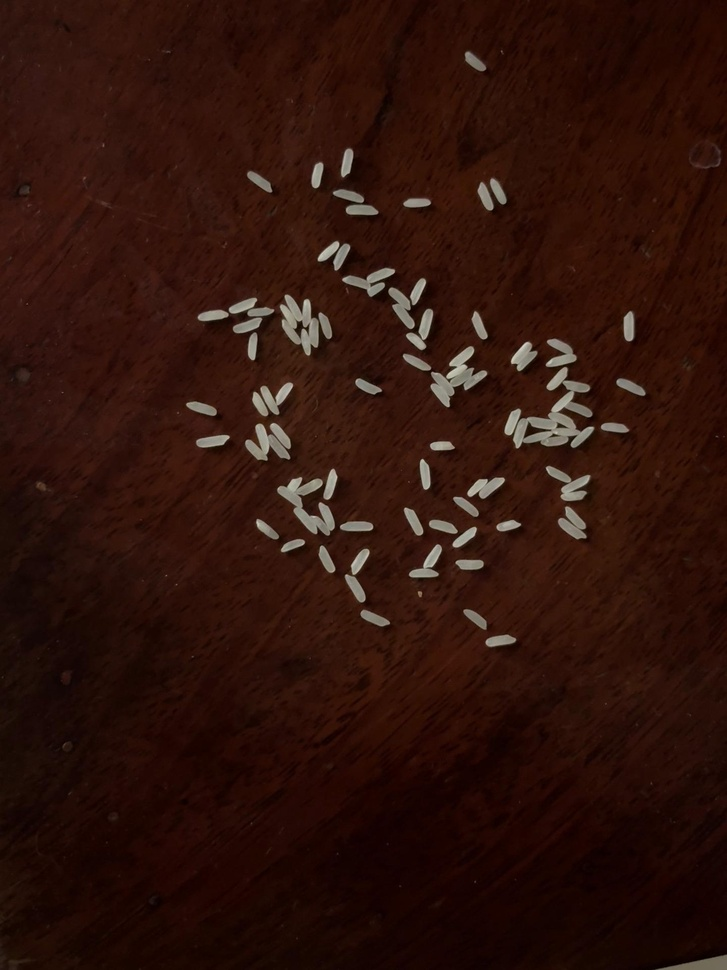
#> input picture Rice thay nhu 3 - auto label.v1i.yolov11/train/images/IMG_0488_MOV-0002_jpg_jpg.rf.4d17fe3ea67c6ca48d291f88252008b5.jpg, 727 x 970 px, shrunk from 1440 x 1920 before the run, found by its file name
$ python test_step3_fetures_boxes_V3.py
#> lines starting #> are read from the running program, lines starting #| are printed output that depends on the picture; after the words box and inside, x2 and y2 are one past the last pixel; in counts of white or black regions, pixels touching at a corner belong together
import cv2
import numpy as np
import os
import glob

# 1. Đọc ảnh
img_path = r"F:\AAA\Image\Project\Rice thay nhu 3 - auto label.v1i.yolov11\train\images\IMG_0488_MOV-0002_jpg_jpg.rf.4d17fe3ea67c6ca48d291f88252008b5.jpg"
src_bgr = cv2.imread(img_path)
#> src_bgr is the input picture: shape (970, 727, 3); mean B, G, R 11.1, 18.9, 46.5
gray = cv2.cvtColor(src_bgr, cv2.COLOR_BGR2GRAY)
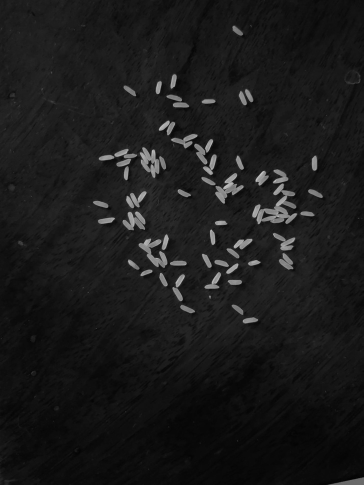
#> gray: shape (970, 727) (shown at 1/2 size); min 2, max 207, mean 26.3

# 2. Otsu thuần túy + Morphological Opening khử nhiễu
_, thresh = cv2.threshold(gray, 0, 255, cv2.THRESH_BINARY + cv2.THRESH_OTSU)
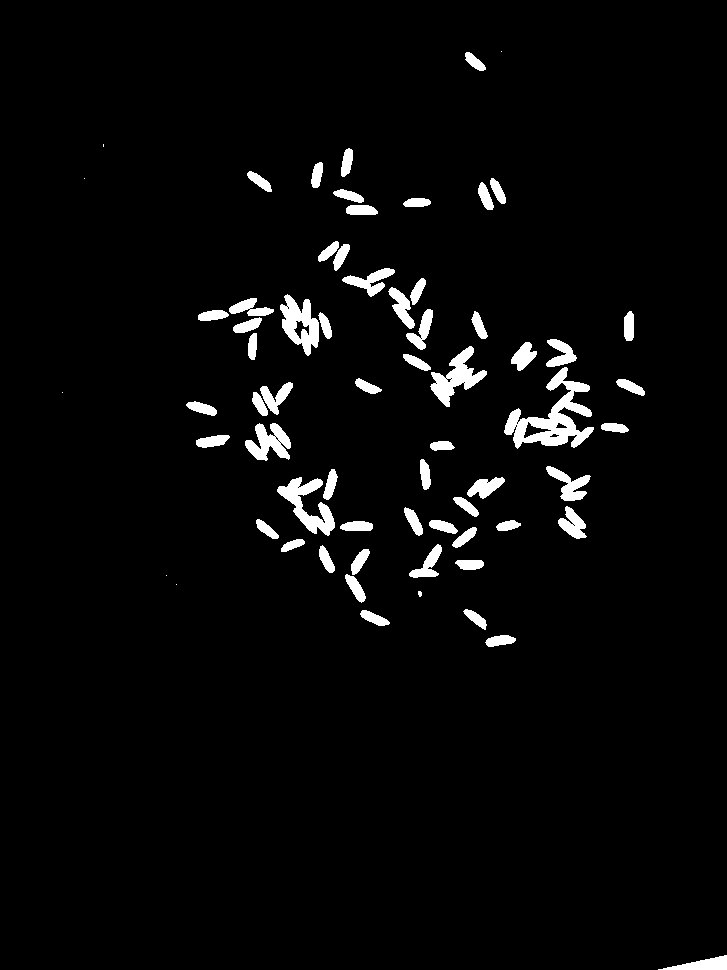
#> thresh: shape (970, 727); 3.4% white; 67 white regions (6 under 20 px), largest, box (x1, y1, x2, y2) and area: (504, 367, 594, 449) 2769, (277, 477, 335, 536) 1368, (430, 346, 487, 407) 1319
clean_kernel = cv2.getStructuringElement(cv2.MORPH_RECT, (3, 3))
opening = cv2.morphologyEx(thresh, cv2.MORPH_OPEN, clean_kernel, iterations=1)
#> opening: shape (970, 727); 3.4% white; 61 white regions (1 under 20 px), largest, box (x1, y1, x2, y2) and area: (504, 367, 594, 448) 2762, (277, 477, 335, 535) 1359, (431, 346, 487, 407) 1312

# 3. Watershed tách hạt sơ bộ
sure_bg = cv2.dilate(opening, clean_kernel, iterations=3)
#> sure_bg: shape (970, 727); 6.6% white; 38 white regions, largest, box (x1, y1, x2, y2) and area: (340, 265, 490, 410) 6263, (501, 336, 597, 451) 5653, (195, 292, 335, 363) 4822
dist_transform = cv2.distanceTransform(opening, cv2.DIST_L2, 5)

# Tối ưu 1: Kernel 25x25 bao phủ trọn vẹn thân hạt gạo dài
dist_smooth = cv2.GaussianBlur(dist_transform, (11, 11), 0)
dist_kernel = cv2.getStructuringElement(cv2.MORPH_ELLIPSE, (25, 25))
dist_dilated = cv2.dilate(dist_smooth, dist_kernel)

local_peaks = (dist_smooth == dist_dilated) & (dist_smooth > 4.0)
#> local_peaks: shape (970, 727) bool; 0% white in thin lines or dots, all inside (x1, y1, x2, y2) = (266, 314, 727, 970)
sure_fg = np.uint8(local_peaks * 255)

unknown = cv2.subtract(sure_bg, sure_fg)
#> unknown: shape (970, 727); 6.6% white; 38 white regions, largest, box (x1, y1, x2, y2) and area: (340, 265, 490, 410) 6261, (501, 336, 597, 451) 5651, (195, 292, 335, 363) 4820
_, markers = cv2.connectedComponents(sure_fg)
#> markers: shape (970, 727) int32; 15 distinct labels, from 0 to 14
markers = markers + 1
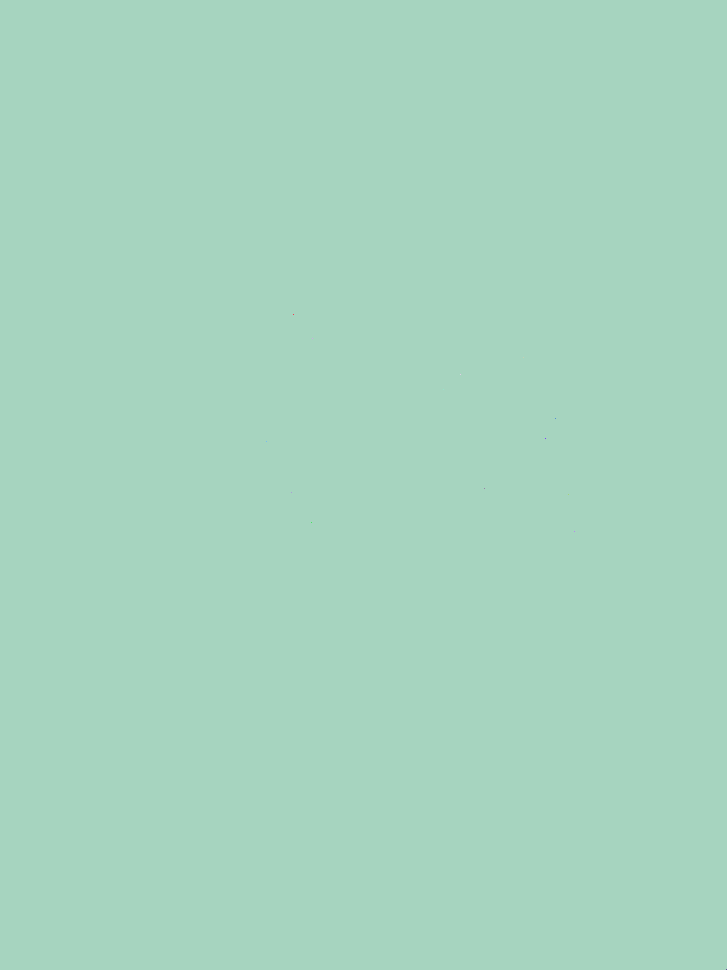
#> markers: shape (970, 727) int32; 15 distinct labels, from 1 to 15; one colour per label, 0 black
markers[unknown == 255] = 0
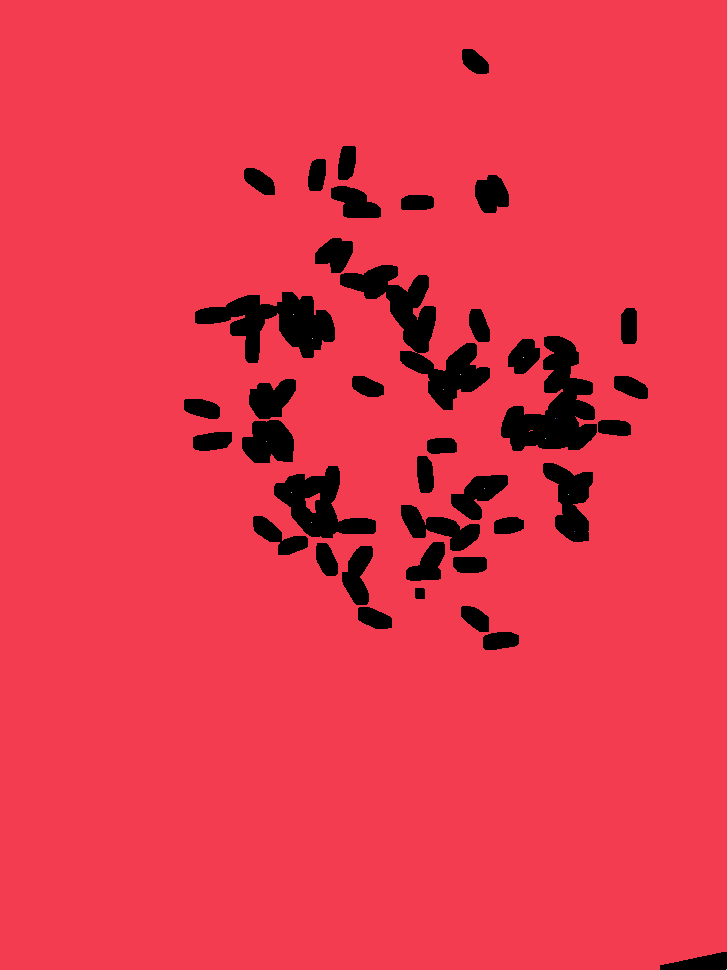
#> markers: shape (970, 727) int32; 16 distinct labels, from 0 to 15; one colour per label, 0 black

markers = cv2.watershed(src_bgr, markers)
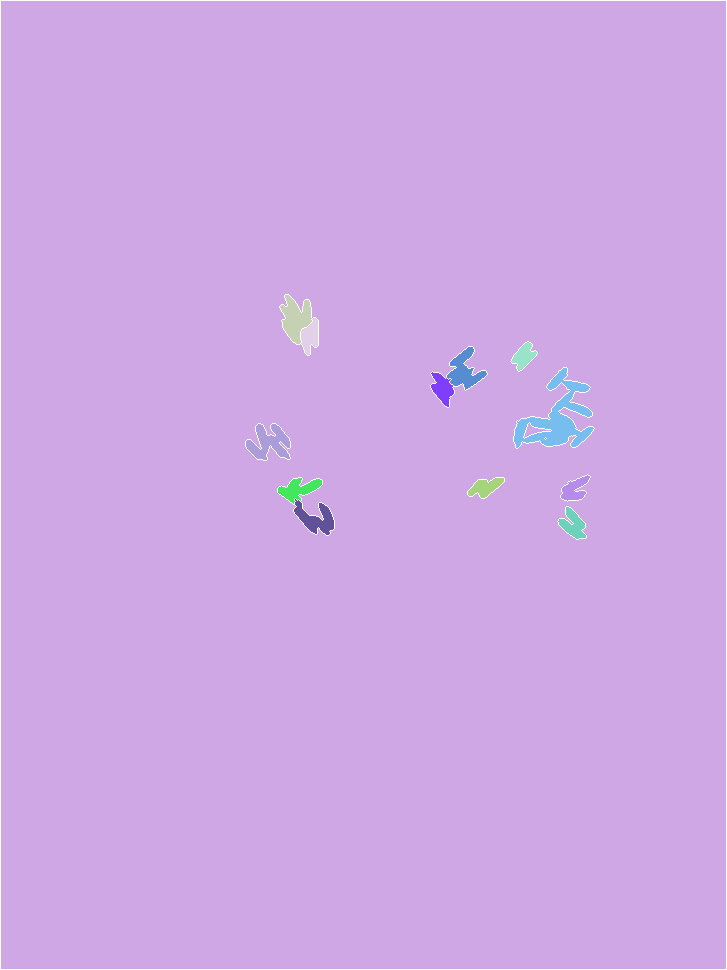
#> markers: shape (970, 727) int32; 15 distinct labels, from -1 to 14; one colour per label, 0 black, -1 white

# ==========================================================
# 4. TRÍCH XUẤT CÁC HỘP BAN ĐẦU
# ==========================================================
raw_boxes = []
for lbl in np.unique(markers):
    if lbl <= 1:
        continue
    grain_mask = np.uint8(markers == lbl) * 255
    contours, _ = cv2.findContours(grain_mask, cv2.RETR_EXTERNAL, cv2.CHAIN_APPROX_SIMPLE)
    if not contours:
        continue
    cnt = contours[0]
    area = cv2.contourArea(cnt)
    if area < 50: # Bỏ qua nhiễu
        continue

    rect = cv2.minAreaRect(cnt)
    x, y, w, h = cv2.boundingRect(cnt)
    raw_boxes.append({'area': area, 'rect': rect, 'bbox': [x, y, w, h]})
#> this loop made 15 passes
#> (area, rect, x, y, w, h) on passes 3 to 8: (798, ((296.1, 318.6), (29.88, 49.07), -5.19), 280, 295, 32, 49), (365.5, ((309, 336), (36, 16), -90), 301, 318, 17, 37), (333, ((523.3, 355.8), (27.58, 15.56), -45), 511, 342, 26, 29), (681.5, ((465, 369.9), (38.6, 33), -36.87), 447, 347, 40, 43), (408, ((442, 389), (34, 22), -90), 431, 372, 23, 35), (2296.5, ((558.1, 421.5), (93.05, 63.85), -50.33), 514, 368, 80, 80)
#> grain_mask: shape (970, 727); 0.06% white; 1 white region, box (x1, y1, x2, y2) and area: (558, 507, 586, 539) 456
#> after the loop, raw_boxes = 12 items

# ==========================================================
# 5. TỐI ƯU 2: NON-MAXIMUM SUPPRESSION (LỌC HỘP ĐỎ LỌT LÒNG)
# ==========================================================
keep = [True] * len(raw_boxes)
#> keep = [True, True, True, True, True, True, True, True, True, True, True, True]
for i in range(len(raw_boxes)):
    if not keep[i]:
        continue
    b1 = raw_boxes[i]['bbox']
    for j in range(len(raw_boxes)):
        if i == j or not keep[j]:
            continue
        b2 = raw_boxes[j]['bbox']
        # Tính phần giao nhau giữa 2 hộp
        xi1 = max(b1[0], b2[0])
        yi1 = max(b1[1], b2[1])
        xi2 = min(b1[0] + b1[2], b2[0] + b2[2])
        yi2 = min(b1[1] + b1[3], b2[1] + b2[3])
        if xi2 > xi1 and yi2 > yi1:
            inter_area = (xi2 - xi1) * (yi2 - yi1)
            area_j = b2[2] * b2[3]
            # Nếu hộp j nằm lọt thỏm > 50% trong hộp i và có diện tích bé hơn -> Xóa hộp j!
            if (inter_area / area_j > 0.5) and (raw_boxes[i]['area'] > raw_boxes[j]['area']):
                keep[j] = False
#> this loop made 12 passes
#> b1 on passes 1 to 8: [280, 295, 32, 49], [301, 318, 17, 37], [511, 342, 26, 29], [447, 347, 40, 43], [431, 372, 23, 35], [514, 368, 80, 80], [246, 424, 44, 36], [468, 478, 36, 20]

clean_boxes = [raw_boxes[k] for k in range(len(raw_boxes)) if keep[k]]
#> clean_boxes = 12 items

# ==========================================================
# 6. PHÂN LOẠI & TỰ ĐỘNG CHẺ HẠT DÍNH ĐÔI
# ==========================================================
vis_img = src_bgr.copy()
normal_count = 0
defective_count = 0

for b in clean_boxes:
    rect = b['rect']
    area = b['area']
    dim1, dim2 = rect[1]
    length = max(dim1, dim2)
    width = min(dim1, dim2)
    aspect_ratio = length / width if width > 0 else 0
    is_dim1_length = (dim1 > dim2)

    # Kiểm tra hạt dính đôi (width to gấp đôi bình thường)
    if (width >= 26.0) and (area >= 1000.0) and (aspect_ratio < 2.1):
        # Bổ đôi hình học thành 2 hạt chuẩn
        angle = rect[2]
        theta = np.deg2rad(angle if not is_dim1_length else angle + 90)
        ux = np.cos(theta)
        uy = np.sin(theta)
        shift = width / 4.0
        cx, cy = rect[0]
        c1 = (cx + shift * ux, cy + shift * uy)
        c2 = (cx - shift * ux, cy - shift * uy)
        new_width = width / 2.0
        new_d1 = length if is_dim1_length else new_width
        new_d2 = new_width if is_dim1_length else length

        for r in [(c1, (new_d1, new_d2), angle), (c2, (new_d1, new_d2), angle)]:
            pts = np.int32(cv2.boxPoints(r))
            cv2.drawContours(vis_img, [pts], 0, (0, 255, 0), 2)
            normal_count += 1
    else:
        # Hạt đơn thông thường:
        if aspect_ratio >= 1.7 and area >= 200:
            box_color = (0, 255, 0) # Xanh: Gạo chuẩn
            normal_count += 1
        else:
            box_color = (0, 0, 255) # Đỏ: Gạo lỗi/gãy
            defective_count += 1

        pts = np.int32(cv2.boxPoints(rect))
        cv2.drawContours(vis_img, [pts], 0, box_color, 2)
#> this loop made 12 passes
#> (rect, area, dim1, dim2, length, width, aspect_ratio, is_dim1_length) on pass 6: (((558.1, 421.5), (93.05, 63.85), -50.33), 2296.5, 93.05, 63.85, 93.05, 63.85, 1.46, True)
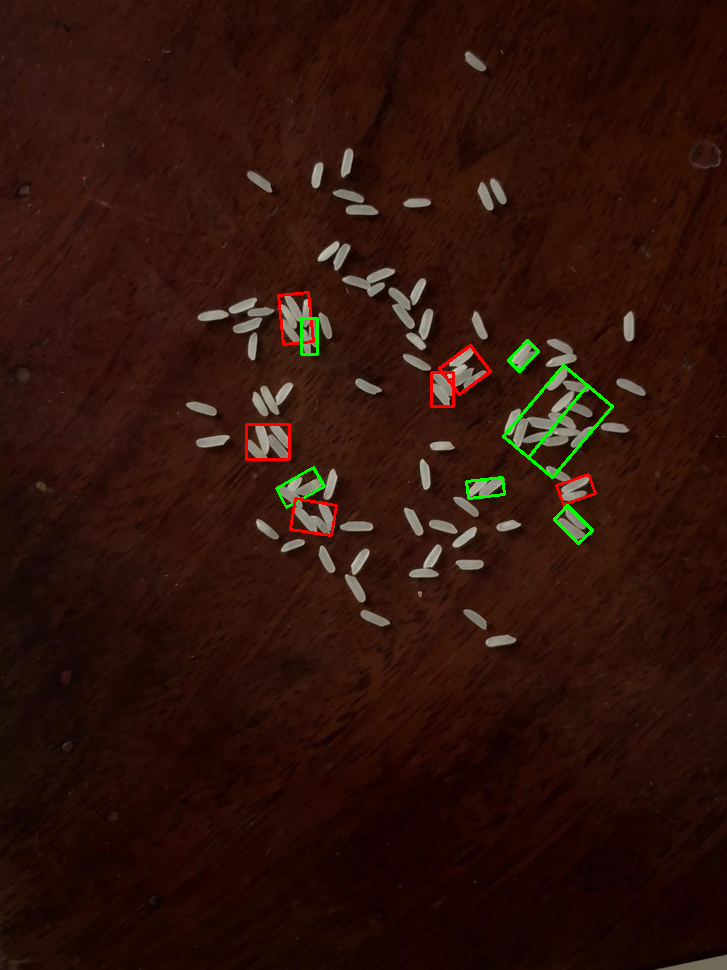
#> vis_img: shape (970, 727, 3); 0.75% of pixels changed, all inside (x1, y1, x2, y2) = (245, 291, 614, 545)
#> after the loop, defective_count = 6; normal_count = 7

total_boxes = normal_count + defective_count
#> total_boxes = 13

# Lưu kết quả
out_dir = r"F:\AAA\Image\Project\step3_results"
os.makedirs(out_dir, exist_ok=True)
out_file = os.path.join(out_dir, "bounding_boxes_v3_clean.jpg")
cv2.imwrite(out_file, vis_img)

print("=" * 55)
print("--- KẾT QUẢ SAU KHI LỌC BẰNG NMS ---")
print(f"Tổng số hạt phát hiện: {total_boxes}")
#| Tổng số hạt phát hiện: 13
print(f"  - Số hạt chuẩn (Xanh lá): {normal_count}")
#|   - Số hạt chuẩn (Xanh lá): 7
print(f"  - Số hạt lỗi (Đỏ):         {defective_count}")
#|   - Số hạt lỗi (Đỏ):         6
print(f"Tỷ lệ gạo đạt chuẩn: {(normal_count / total_boxes) * 100:.2f}%")
#| Tỷ lệ gạo đạt chuẩn: 53.85%
print(f"Ảnh kết quả đã lưu tại: {out_file}")
print("=" * 55)

$ run again, with Rice thay nhu 3 - auto label.v1i.yolov11/train/images/IMG_0485_HEIC_jpg.rf.9dcc2e9b12e478ea34b73daf00ded2b2.jpg copied over Rice thay nhu 3 - auto label.v1i.yolov11/train/images/IMG_0488_MOV-0002_jpg_jpg.rf.4d17fe3ea67c6ca48d291f88252008b5.jpg
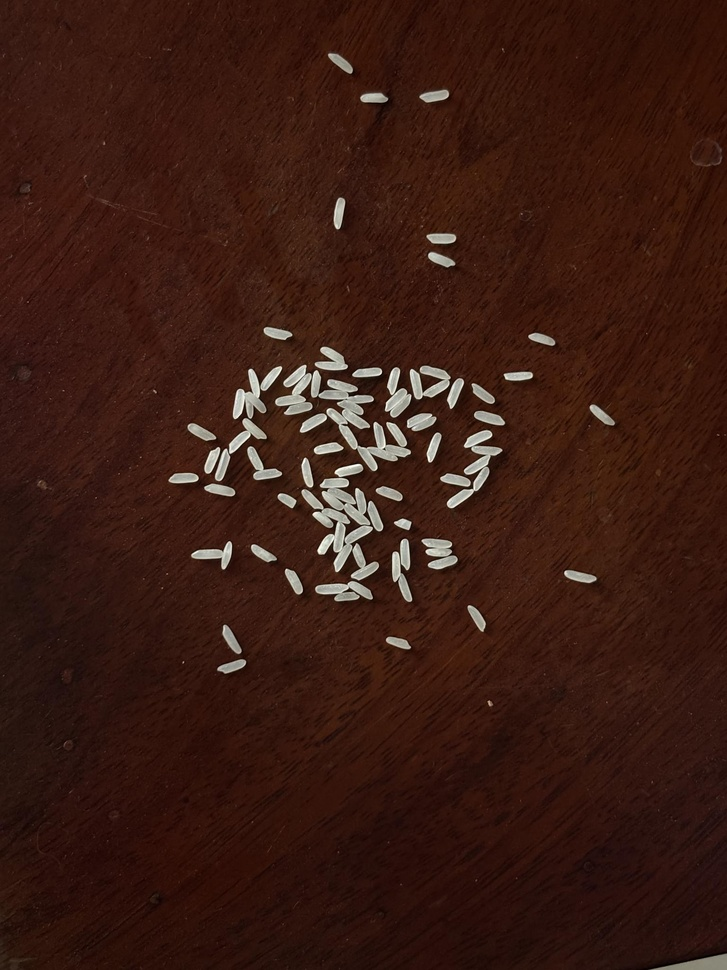
#> input picture Rice thay nhu 3 - auto label.v1i.yolov11/train/images/IMG_0485_HEIC_jpg.rf.9dcc2e9b12e478ea34b73daf00ded2b2.jpg, 727 x 970 px, shrunk from 1536 x 2048 before the run, found by its file name
#> src_bgr is the input picture: shape (970, 727, 3); mean B, G, R 18.9, 28, 58
#> thresh: shape (970, 727); 3.4% white; 64 white regions (13 under 20 px), largest, box (x1, y1, x2, y2) and area: (275, 365, 411, 471) 3865, (301, 478, 379, 580) 3218, (447, 430, 502, 508) 1220
#> opening: shape (970, 727); 3.4% white; 56 white regions (1 under 20 px), largest, box (x1, y1, x2, y2) and area: (319, 379, 411, 471) 2694, (302, 489, 373, 572) 1605, (447, 430, 502, 508) 1218
#> sure_bg: shape (970, 727); 6.5% white; 27 white regions, largest, box (x1, y1, x2, y2) and area: (166, 344, 467, 604) 27399, (437, 408, 507, 511) 3358, (389, 536, 415, 605) 1305
#> local_peaks: shape (970, 727) bool; 0% white in thin lines or dots, all inside (x1, y1, x2, y2) = (251, 388, 727, 970)
#> unknown: shape (970, 727); 6.5% white; 27 white regions, largest, box (x1, y1, x2, y2) and area: (166, 344, 467, 604) 27389, (437, 408, 507, 511) 3358, (389, 536, 415, 605) 1305
#> `markers = cv2.watershed(src_bgr, markers)`:
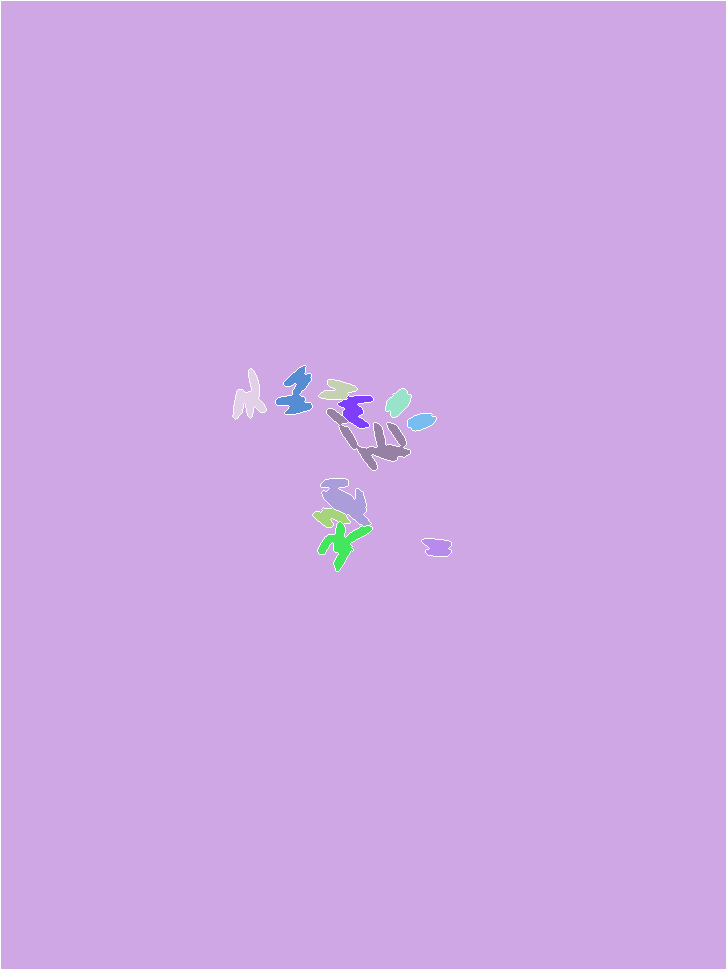
#> markers: shape (970, 727) int32; 13 distinct labels, from -1 to 12; one colour per label, 0 black, -1 white
#> the loop `for lbl in np.unique(markers):` made 13 passes
#> (area, rect, x, y, w, h) on passes 3 to 8: (368.5, ((337.8, 390.6), (19.22, 35.1), -78.69), 319, 380, 38, 20), (617, ((244.1, 394.7), (32.97, 46.15), -15.95), 233, 369, 33, 50), (388.5, ((397.5, 402), (27.58, 17.68), -45), 386, 389, 25, 28), (742, ((293, 389.7), (34.92, 46.72), -1.85), 276, 366, 36, 48), (523, ((355, 411.5), (31, 34), -90), 338, 396, 35, 32), (292, ((421.4, 421.1), (28.46, 14.23), -18.43), 408, 414, 28, 17)
#> after the loop `for lbl in np.unique(markers):`: raw_boxes = 11 items
#> `keep = [True] * len(raw_boxes)`: keep = [True, True, True, True, True, True, True, True, True, True, True]
#> the loop `for i in range(len(raw_boxes)):` made 11 passes
#> b1 on passes 1 to 8: [319, 380, 38, 20], [233, 369, 33, 50], [386, 389, 25, 28], [276, 366, 36, 48], [338, 396, 35, 32], [408, 414, 28, 17], [327, 409, 83, 61], [321, 479, 50, 47]
#> after the loop `for i in range(len(raw_boxes)):`: keep = [True, True, True, True, False, True, True, True, False, True, True]
#> clean_boxes = 9 items
#> the loop `for b in clean_boxes:` made 9 passes
#> (rect, area, dim1, dim2, length, width, aspect_ratio, is_dim1_length) on passes 6 to 7: (((369.4, 430.3), (48.67, 83), -35.71), 1193.5, 48.67, 83, 83, 48.67, 1.71, False), (((348.2, 500.1), (29.99, 62.63), -51.34), 1040, 29.99, 62.63, 62.63, 29.99, 2.09, False)
#> after the loop `for b in clean_boxes:`:
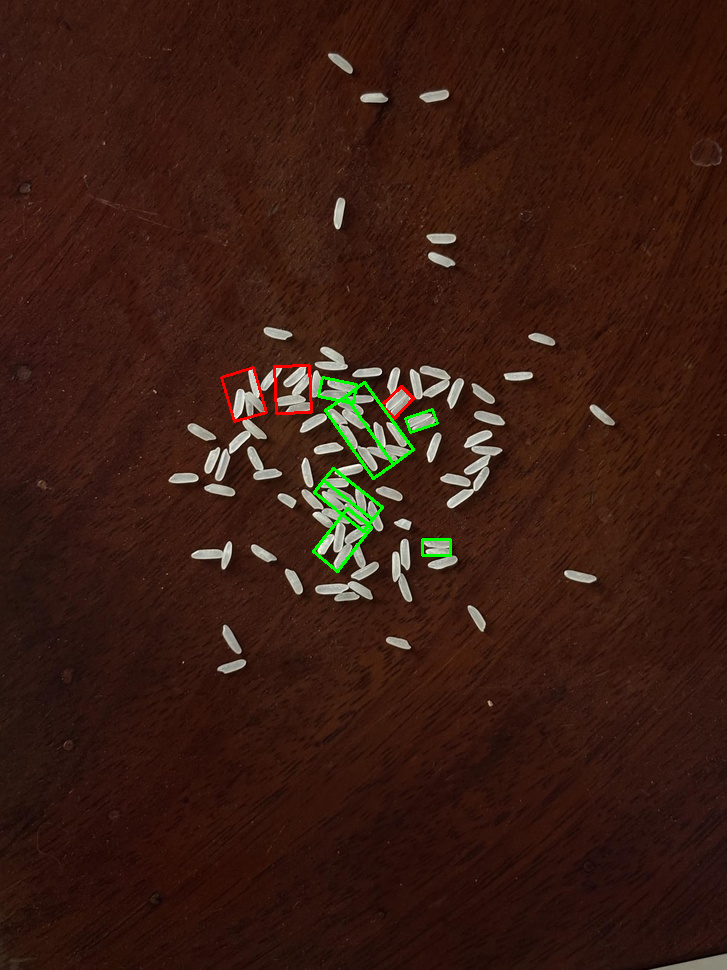
#> vis_img: shape (970, 727, 3); 0.63% of pixels changed, all inside (x1, y1, x2, y2) = (220, 364, 452, 573)
#> after the loop `for b in clean_boxes:`: defective_count = 3; normal_count = 8
#> total_boxes = 11
#| Tổng số hạt phát hiện: 11
#|   - Số hạt chuẩn (Xanh lá): 8
#|   - Số hạt lỗi (Đỏ):         3
#| Tỷ lệ gạo đạt chuẩn: 72.73%
